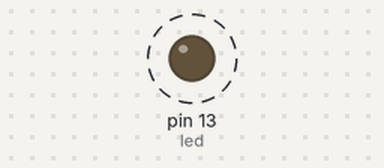
This sketch was run on a simulated Arduino Uno, built with avr-gcc and run on an emulated ATmega328P. Parts: output pins drawn as LEDs (lit = HIGH). Dashed ring = blinking. What the sketch prints to the serial monitor is not drawn.

Above: at 0.05 s.
Timing chart, 0 to 3.0 s (numbered marks = the images above):
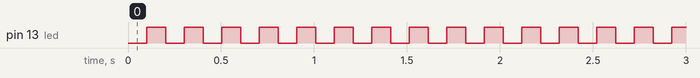

The sketch:

tempTest2.ino
```cpp
#include "temperature.cpp"
#include "Configuration.h"

#define BED_USES_THERMISTOR  //this tells the firmware that the bed uses a thermistor...
#define TEMP_SENSOR_BED A0   //this defines the Arduino pin that is the bed's temp sensor
#define THERMISTORBED 1      //this defines what type of thermistor is used, and hence the voltage-temp table that is referenced. all in this build are a 100k thermistor with a 4.7k pull-up resistor.
#define HEATER_BED_PIN 6     //this defines the Arduino pin that controls the heater
#define heater_id 1


#define led 13
// the setup function runs once when you press reset or power the board
void setup() {
    pinMode(led, OUTPUT);
    Serial.begin(9600);
}

// the loop function runs over and over again forever
void loop() {
    float temp = analog2tempBed(0);
    float ftemp = ((9/5)*temp) + 32;
    Serial.print(temp);
    Serial.print("C -----> ");
    Serial.print(ftemp);
    Serial.println("F");
    delay(100);
    blinkWOD(temp);
}

//==============================================================================
//==============================================================================
int ledState = LOW;             // ledState used to set the LED
unsigned long previousMillis = 0;        // will store last time LED was updated

void blinkWOD(int temp){

  unsigned long currentMillis = millis();

  if (currentMillis - previousMillis >= temp*10) {
    // save the last time you blinked the LED
    previousMillis = currentMillis;

    // if the LED is off turn it on and vice-versa:
    if (ledState == LOW) {
      ledState = HIGH;
    } else {
      ledState = LOW;
    }

    // set the LED with the ledState of the variable:
    digitalWrite(led, ledState);
  }
}
```

temperature.h
```cpp
// (licence header left out)
#ifndef temperature_h
#define temperature_h

// public functions
void tp_init();  //initialize the heating
void manage_heater(); //it is critical that this is called periodically.

// low level conversion routines
// do not use these routines and variables outside of temperature.cpp
extern int target_temperature[PROBES];
extern float current_temperature[PROBES];
#ifdef SHOW_TEMP_ADC_VALUES
  extern int current_temperature_raw[PROBES];
  extern int current_temperature_bed_raw;
#endif

extern int target_temperature_bed;
extern float current_temperature_bed;

#ifdef TEMP_SENSOR_1_AS_REDUNDANT
  extern float redundant_temperature;
#endif

#if defined(CONTROLLERFAN_PIN) && CONTROLLERFAN_PIN > -1
  extern unsigned char soft_pwm_bed;
#endif

#ifdef PIDTEMP
  extern float Kp,Ki,Kd,Kc;
  float scalePID_i(float i);
  float scalePID_d(float d);
  float unscalePID_i(float i);
  float unscalePID_d(float d);
#endif

#ifdef PIDTEMPBED
  extern float bedKp,bedKi,bedKd;
#endif

#ifdef BABYSTEPPING
  extern volatile int babystepsTodo[3];
#endif

//high level conversion routines, for use outside of temperature.cpp
//inline so that there is no performance decrease.
//deg=degreeCelsius

inline float degHotend(uint8_t PROBE) {
  return current_temperature[PROBE];
};

#ifdef SHOW_TEMP_ADC_VALUES
  inline float rawHotendTemp(uint8_t PROBE) {
    return current_temperature_raw[PROBE];
  };

  inline float rawBedTemp() {
    return current_temperature_bed_raw;
  };
#endif

inline float degBed() {
  return current_temperature_bed;
};

inline float degTargetHotend(uint8_t PROBE) {
  return target_temperature[PROBE];
};

inline float degTargetBed() {
  return target_temperature_bed;
};

inline void setTargetHotend(const float &celsius, uint8_t PROBE) {
  target_temperature[PROBE] = celsius;
};

inline void setTargetBed(const float &celsius) {
  target_temperature_bed = celsius;
};

inline bool isHeatingHotend(uint8_t PROBE){
  return target_temperature[PROBE] > current_temperature[PROBE];
};

inline bool isHeatingBed() {
  return target_temperature_bed > current_temperature_bed;
};

inline bool isCoolingHotend(uint8_t PROBE) {
  return target_temperature[PROBE] < current_temperature[PROBE];
};

inline bool isCoolingBed() {
  return target_temperature_bed < current_temperature_bed;
};

#define degHotend0() degHotend(0)
#define degTargetHotend0() degTargetHotend(0)
#define setTargetHotend0(_celsius) setTargetHotend((_celsius), 0)
#define isHeatingHotend0() isHeatingHotend(0)
#define isCoolingHotend0() isCoolingHotend(0)
#if PROBES > 1
#define degHotend1() degHotend(1)
#define degTargetHotend1() degTargetHotend(1)
#define setTargetHotend1(_celsius) setTargetHotend((_celsius), 1)
#define isHeatingHotend1() isHeatingHotend(1)
#define isCoolingHotend1() isCoolingHotend(1)
#else
#define setTargetHotend1(_celsius) do{}while(0)
#endif
#if PROBES > 2
#define degHotend2() degHotend(2)
#define degTargetHotend2() degTargetHotend(2)
#define setTargetHotend2(_celsius) setTargetHotend((_celsius), 2)
#define isHeatingHotend2() isHeatingHotend(2)
#define isCoolingHotend2() isCoolingHotend(2)
#else
#define setTargetHotend2(_celsius) do{}while(0)
#endif
#if PROBES > 3
#error Invalid number of PROBES
#endif


int getHeaterPower(int heater);
void disable_heater();
void setWatch();
void updatePID();

#if (defined (THERMAL_RUNAWAY_PROTECTION_PERIOD) && THERMAL_RUNAWAY_PROTECTION_PERIOD > 0) || (defined (THERMAL_RUNAWAY_PROTECTION_BED_PERIOD) && THERMAL_RUNAWAY_PROTECTION_BED_PERIOD > 0)
void thermal_runaway_protection(int *state, unsigned long *timer, float temperature, float target_temperature, int heater_id, int period_seconds, int hysteresis_degc);
static int thermal_runaway_state_machine[3]; // = {0,0,0};
static unsigned long thermal_runaway_timer[3]; // = {0,0,0};
static bool thermal_runaway = false;
  #if TEMP_SENSOR_BED != 0
    static int thermal_runaway_bed_state_machine;
    static unsigned long thermal_runaway_bed_timer;
  #endif
#endif

inline void autotempShutdown(){
 #ifdef AUTOTEMP
 if(autotemp_enabled)
 {
  autotemp_enabled=false;
  if(degTargetHotend(active_PROBE)>autotemp_min)
    setTargetHotend(0,active_PROBE);
 }
 #endif
}

void PID_autotune(float temp, int PROBE, int ncycles);

void setPROBEAutoFanState(int pin, bool state);
void checkPROBEAutoFans();

#endif
```

Source omitted: temperature.cpp (28109 bytes), thermistortables.h (39275 bytes), Configuration.h (12776 bytes)

Measured:
- by itself, pin 13 (led): alternates HIGH for 0.10 s and LOW for 0.10 s
